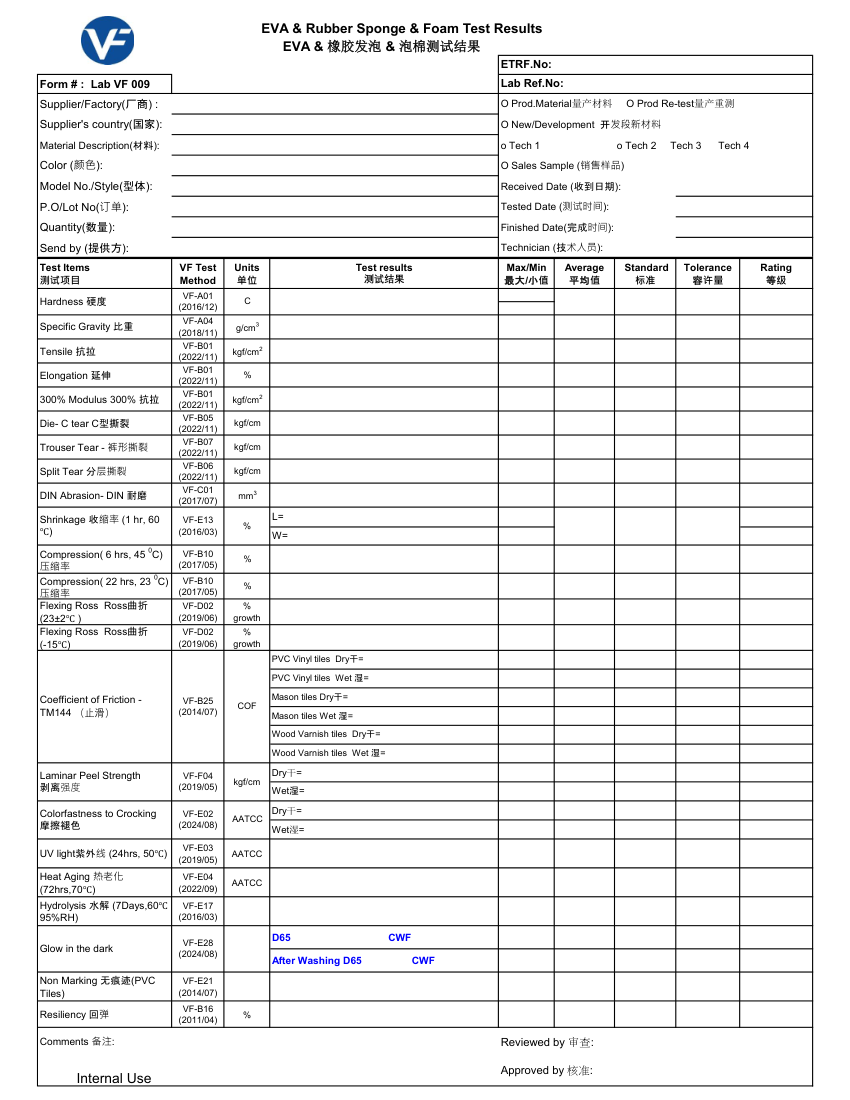
#> input picture _docs/access_forms/FM_Test_Report_Form_p1.png, 850 x 1100 px, given as the content of the folder ../../_docs/access_forms/FM_Test_Report_Form_p1.png, which was not available
$ python lab_thumbs.py ../../_docs/access_forms/FM_Test_Report_Form_p1.png ../../_docs/access_forms/Fabric_Test_Report_Form_Ink_p1.png
#> lines starting #> are read from the running program, lines starting #| are printed output that depends on the picture
"""
Preview pictures for the Laboratory Documents: the first page of every PDF and a small copy of every picture under a folder.

    python lab_thumbs.py <root folder> <out folder>

Writes <out>/<n>.jpg (about 360 px wide) and <out>/index.json = {relative/path: "<n>.jpg"}; the PHP importer (labdocs:import-files,
labdocs:import-pdfs) puts them in the database next to the files. Nothing is changed in the root folder.
"""
import json
import os
import sys

import fitz  # PyMuPDF
from PIL import Image

W = 360


def thumb_pdf(path, out):
    d = fitz.open(path)
    if d.page_count < 1:
        return False
    p = d[0]
    z = W / max(p.rect.width, 1)
    pix = p.get_pixmap(matrix=fitz.Matrix(z, z), alpha=False)
    open(out, "wb").write(pix.tobytes("jpeg", jpg_quality=72))
    d.close()
    return True


def thumb_img(path, out):
#> called with path = '_only/FM_Test_Report_Form_p1.png'
    im = Image.open(path)
#> im is the input picture: PIL image 850x1100 RGB; mean R, G, B 237.3, 237.4, 237.6
    im = im.convert("RGB")
    im.thumbnail((W, W * 2))
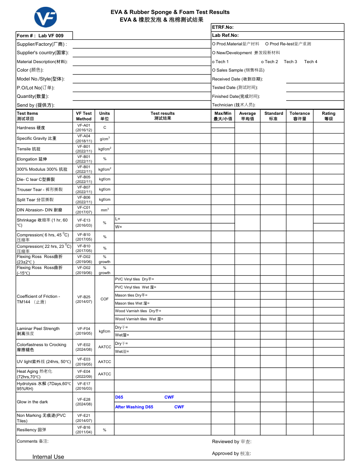
#> im: PIL image 360x466 RGB; mean R, G, B 236.4, 236.5, 236.8
    im.save(out, "JPEG", quality=72)
    return True


def main():
    sys.stdout.reconfigure(encoding="utf-8", errors="replace")
    root, out = sys.argv[1], sys.argv[2]
    os.makedirs(out, exist_ok=True)
    idx, n, bad = {}, 0, 0
    for dp, _dn, files in os.walk(root):
        for f in sorted(files):
            ext = f.lower().rsplit(".", 1)[-1] if "." in f else ""
            if ext not in ("pdf", "jpg", "jpeg", "png") or f.startswith("~$"):
                continue
            full = os.path.join(dp, f)
            rel = os.path.relpath(full, root).replace("\\", "/")
            n += 1
            name = "%d.jpg" % n
            try:
                ok = thumb_pdf(full, os.path.join(out, name)) if ext == "pdf" else thumb_img(full, os.path.join(out, name))
            except Exception as e:  # a damaged file simply has no preview
                ok = False
                bad += 1
                print("no preview:", rel, str(e)[:60])
            if ok:
                idx[rel] = name
    json.dump(idx, open(os.path.join(out, "index.json"), "w", encoding="utf-8"), ensure_ascii=False)
    print("%d previews, %d without" % (len(idx), bad))


if __name__ == "__main__":
    main()

$ run again, on _docs/access_forms/Fabric_Test_Report_Form_Ink_p1.png
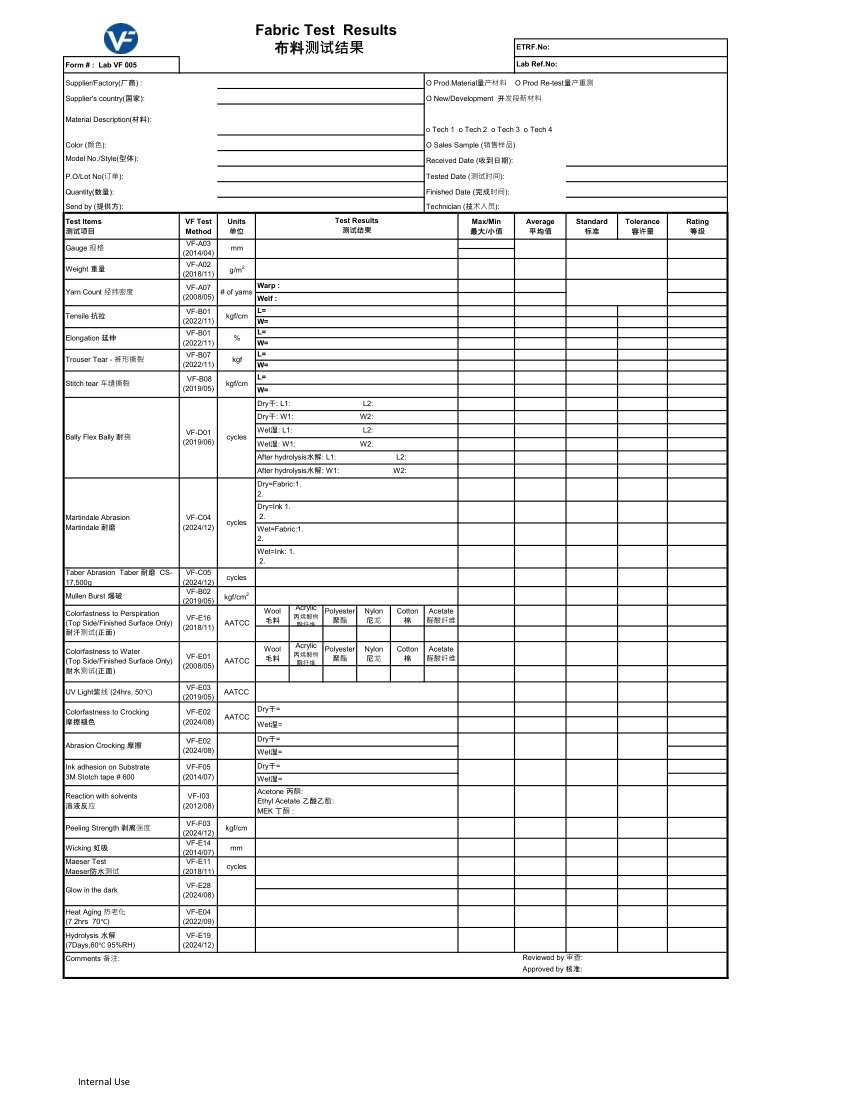
#> input picture _docs/access_forms/Fabric_Test_Report_Form_Ink_p1.png, 850 x 1100 px, given as the content of the folder ../../_docs/access_forms/Fabric_Test_Report_Form_Ink_p1.png, which was not available
#> in thumb_img, im is the input picture: PIL image 850x1100 RGB; mean R, G, B 239, 239.1, 239.1
#> in thumb_img, `im.thumbnail((W, W * 2))`:
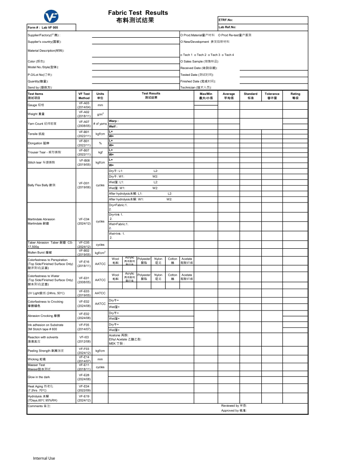
#> im: PIL image 360x466 RGB; mean R, G, B 238.2, 238.3, 238.3
